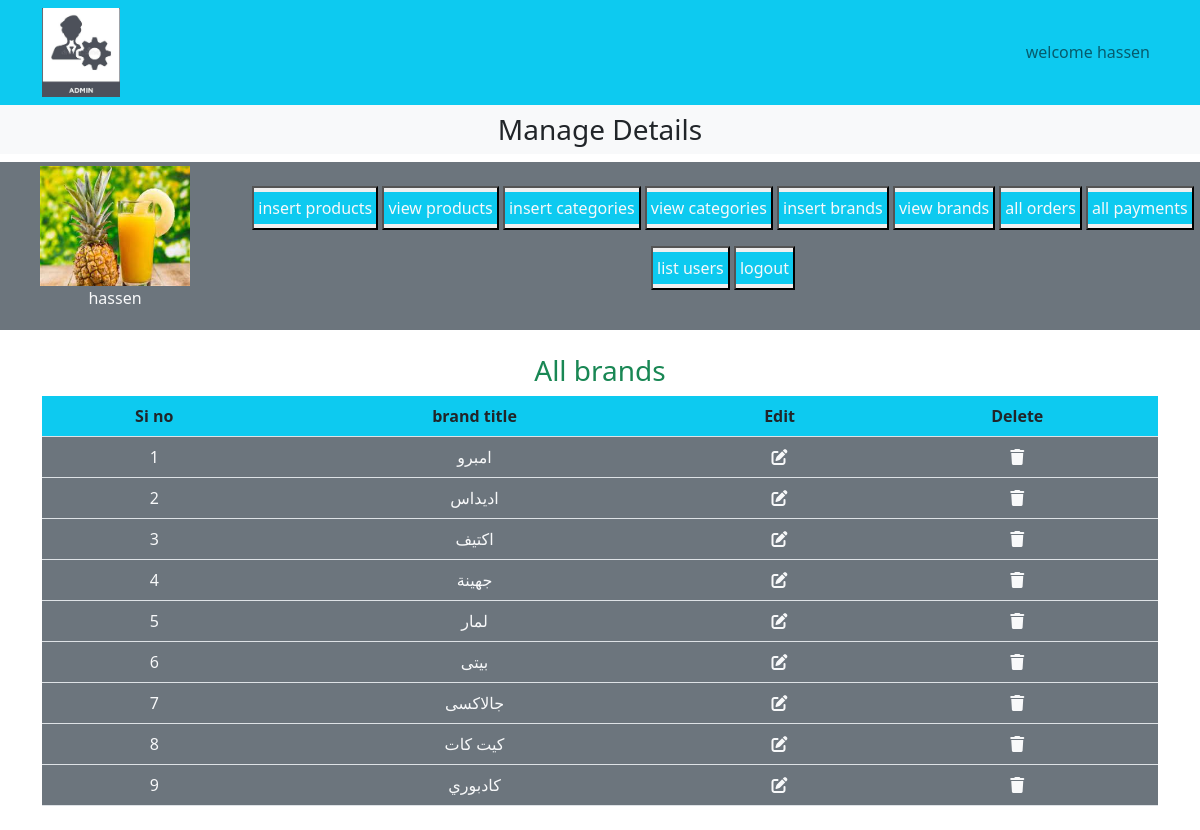
/admin_area/index.php?view_brands (signed in), run on the app's committed database.
### tables this page shows
CREATE TABLE `brands` (
  `brand_id` int(11) NOT NULL,
  `brand_title` varchar(100) NOT NULL
);

### admin_area/view_brands.php (the view)
<h3 class="text-center text-success">All brands</h3>
<table class="table table-bordered-mt-5">
    <thead class="bg-info text-center">
        <tr>
            <th>Si no</th>
            <th>brand title</th>
            <th>Edit</th>
            <th>Delete</th>
        </tr>
    </thead>
    <tbody class="bg-secondary text-light">
        <?php
        $get_brand="SELECT * FROM `brands`";
        $result=mysqli_query($con,$get_brand);
        $num='0';
        while($row=mysqli_fetch_assoc($result)){
            $num++;
            $brand_id=$row['brand_id'];
            $brand_title=$row['brand_title'];
            ?>
        <tr class='text-center'>
            <td><?php echo $num ?></td>
            <td><?php echo $brand_title ?></td>
            <td><a href='index.php?edit_brand=<?php echo $brand_id ?>' class='text-light'><i
                        class='fa-solid fa-pen-to-square'></a></td>
            <td><a href='index.php?delete_brand=<?php echo $brand_id ?>' class='text-light'><i
                        class='fa-solid fa-trash'></a></td>
        </tr>
        <?php
        }
        ?>
    </tbody>
</table>

### admin_area/index.php (style rules this page uses)
* { margin: 0; padding: 0; box-sizing: border-box; }
body { overflow-x: hidden; }

### data on the page
brands: brand_title "امبرو"
brands: brand_title "اديداس"
brands: brand_title "اكتيف"
brands: brand_title "جهينة"
brands: brand_title "لمار"
brands: brand_title "بيتى"
brands: brand_title "جالاكسى"
brands: brand_title "كيت كات"
brands: brand_title "كادبوري"

### other printed values
$_SESSION['user'] "hassen"
